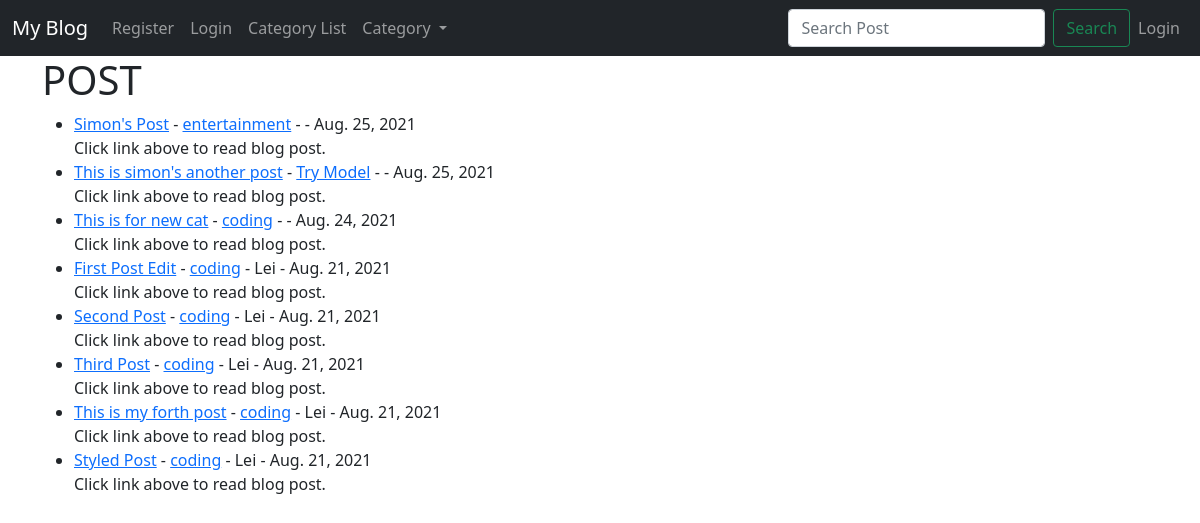
The app's page /, older data.
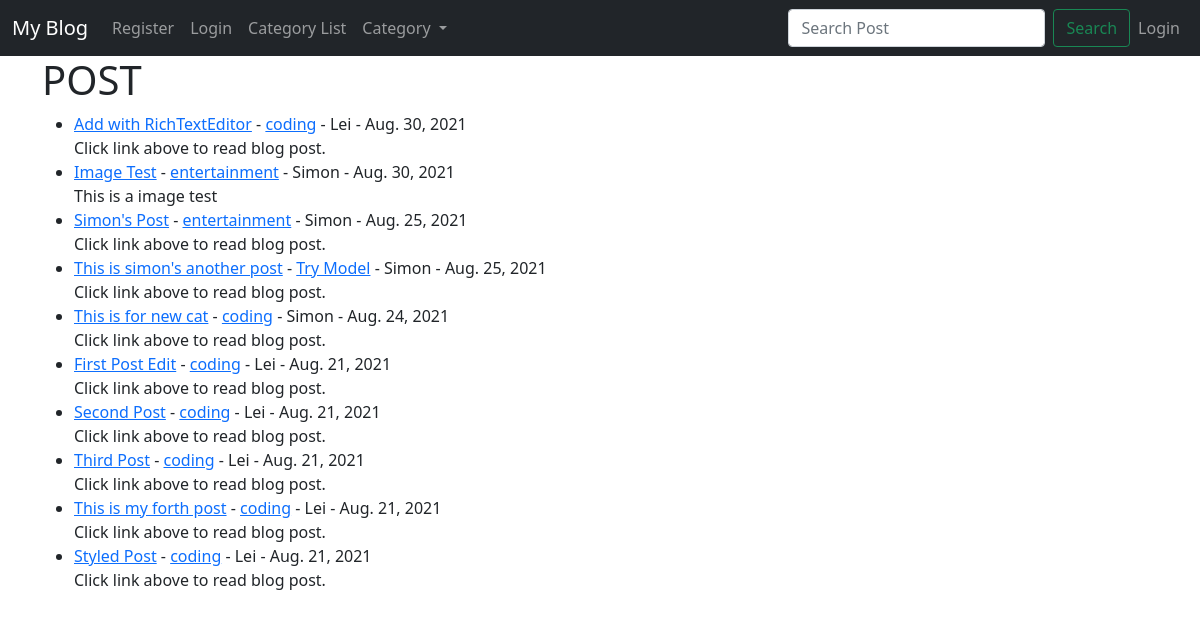
The same page, newer data.
### blog/models.py (models this page shows, shortened)
class Post(models.Model):
    title = models.CharField(max_length=255)
    header_image = models.ImageField(null=True, blank=True, upload_to='images/')
    title_tag = models.CharField(max_length=255)
    auther = models.ForeignKey(User, on_delete=models.CASCADE)
    body = RichTextField(blank=True, null=True)
    post_date = models.DateField(auto_now_add=True)
    snippet = models.CharField(max_length=255)
    category = models.ForeignKey(Category, on_delete=models.CASCADE)
    likes = models.ManyToManyField(User, related_name='blog_posts')

class Category(models.Model):
    name = models.CharField(max_length=255)

### blog/views.py (the view)
# urls.py: path('', HomeView.as_view(), name="home"),
class HomeView(ListView):
    model = Post
    template_name = 'home.html'
    ordering = ['-post_date']

### blog/context_processors.py (called while the page is built)
def getCategories(request):
    return {"categories":Category.objects.all()}

### blog/templates/home.html (shortened to what this page needs)
{% extends 'base.html' %}
{% block content %}
    <h1>POST</h1>
    <ul>
        {% for post in object_list %}
            <li><a href="{% url 'article-detail' post.pk %}">{{ post.title }}</a>
                - <a href="{% url 'category-detail' post.category.id %}">{{ post.category.name }}</a>
                - {{ post.auther.first_name }}
                - {{ post.post_date }}
                <br/>
            {{ post.snippet }}
            </li>
        {% endfor %}
    </ul>
{% endblock %}

### blog/templates/base.html (shortened to what this page needs)
<!doctype html>
<html lang="en">
<head>
    <link href="https://cdn.jsdelivr.net/npm/bootstrap@5.1.0/dist/css/bootstrap.min.css" rel="stylesheet"
>
</head>
<body>
<nav class="navbar navbar-expand-lg navbar-dark bg-dark">
    <div class="container-fluid">
        <a class="navbar-brand" href="{% url 'home' %}">My Blog</a>
        <div class="collapse navbar-collapse" id="navbarSupportedContent">
            <ul class="navbar-nav me-auto mb-2 mb-lg-0">
                {% if user.is_authenticated %}
                    <li class="nav-item">
                        <a class="nav-link" href="{% url 'add-post' %}">Add Post</a>
                    </li>
                    <li class="nav-item">
                        <a class="nav-link" href="{% url 'add-category' %}">Add Category</a>
                    </li>
                    <li class="nav-item dropdown">
                        <a class="nav-link dropdown-toggle" href="#" id="navbarDropdown" role="button"
                           data-bs-toggle="dropdown" aria-expanded="false">
                            Profile
                        </a>
                        <ul class="dropdown-menu" aria-labelledby="navbarDropdown">
                            <li><a class="dropdown-item" href="{% url 'edit_profile' %}">Edit Settings</a>
                            </li>
                            {% if user.profile.id %}
                                <li><a class="dropdown-item" href="{% url 'show_profile_page' user.profile.id %}">Show
                                    Profile</a>
                                </li>
                                <li><a class="dropdown-item" href="{% url 'eidt_profile_page' user.profile.id %}">Edit
                                    Profile</a>
                                </li>
                            {% else %}
                                <li><a class="dropdown-item" href="{% url 'create_profile_page' %}">Create
                                    Profile</a>
                                </li>
                            {% endif %}
                        </ul>
                    </li>
                    <li class="nav-item">
                        <a class="nav-link" href="{% url 'logout' %}">Logout</a>
                    </li>
                {% else %}
                    <li class="nav-item">
                        <a class="nav-link" href="{% url 'register' %}">Register</a>
                    </li>
                    <li class="nav-item">
                        <a class="nav-link" href="{% url 'login' %}">Login</a>
                    </li>
                {% endif %}
                <li class="nav-item">
                    <a class="nav-link" href="{% url 'category-list' %}">Category List</a>
                </li>
                <li class="nav-item dropdown">
                    <a class="nav-link dropdown-toggle" href="#" id="navbarDropdown" role="button"
                       data-bs-toggle="dropdown" aria-expanded="false">
                        Category
                    </a>
                </li>
            </ul>
            <form class="d-flex" method="post" action="{% url 'search_post' %}">
                <input class="form-control me-2" type="search" placeholder="Search Post" aria-label="Search" name="search_target">
                <button class="btn btn-outline-success" type="submit">Search</button>
            </form>
        <ul class="navbar-nav ml-auto">
            <li class="nav-item">
                {% if user.is_authenticated %}
                <a class="nav-link" href="{% url 'show_profile_page' user.profile.id %}">{{ user.first_name }}</a>
                {% else %}
                <a class="nav-link" href="{% url 'login' %}">Login</a>
                {% endif %}
            </li>
        </ul>
        </div>
    </div>
</nav>
<div class="container">
    {% block content %}
    {% endblock %}
</div>
</body>
</html>

Row changes from the older to the newer data that the page shows:
added Post: title "Add with RichTextEditor", category.name "coding", auther.first_name "Lei", post_date "Aug. 30, 2021", snippet "Click link above to read blog post."
added Post: title "Image Test", category.name "entertainment", auther.first_name "Simon", post_date "Aug. 30, 2021", snippet "This is a image test"
changed through a linked row, Post "Simon's Post": auther.first_name (not shown) → "Simon"
changed through a linked row, Post "This is simon's another post": auther.first_name (not shown) → "Simon"
changed through a linked row, Post "This is for new cat": auther.first_name (not shown) → "Simon"
